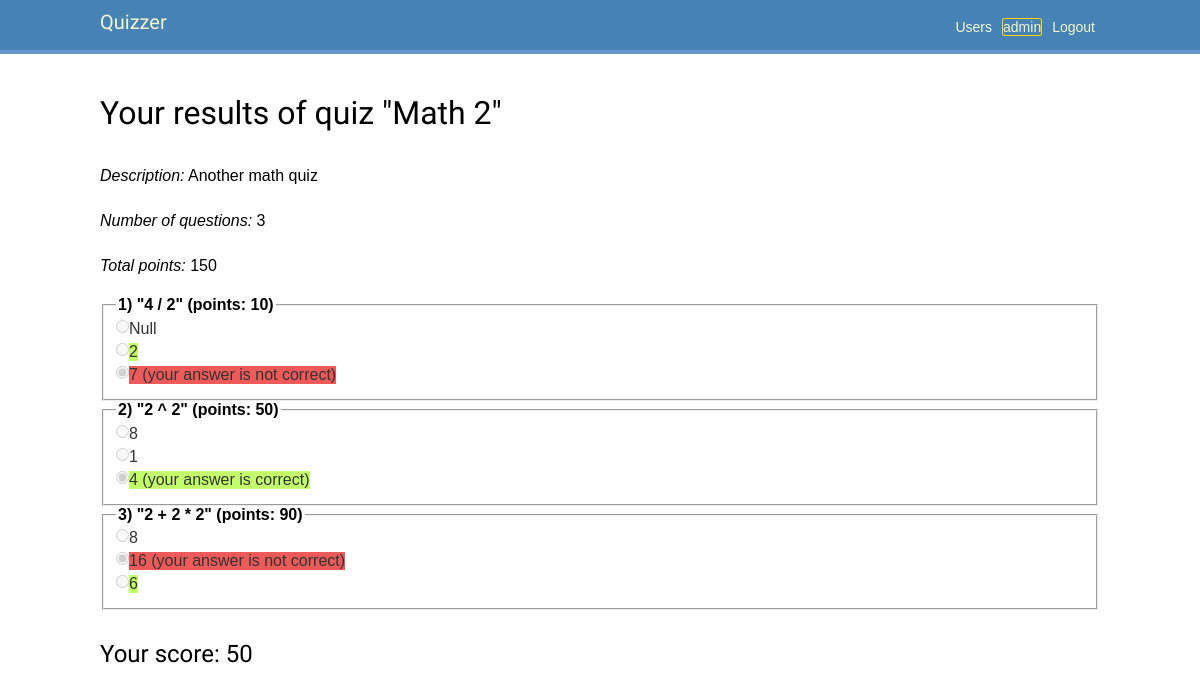
The app's page /quiz/2/ (signed in), older data.
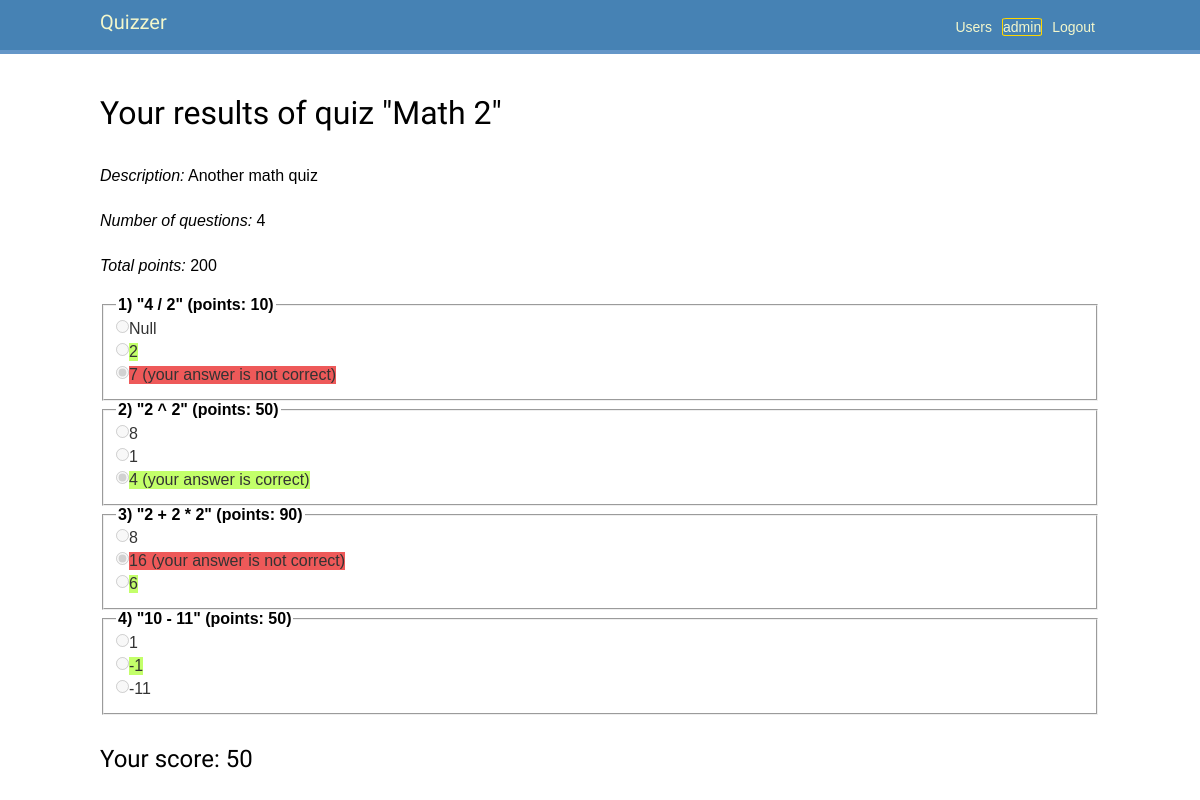
The same page, newer data.
### users/models.py (models this page shows, shortened)
class User(AbstractUser):
    balance = models.IntegerField(default=0)
    color = models.ForeignKey(to=Color, on_delete=models.CASCADE,
        related_name='users', null=True, blank=True)  # default= ?
    colors = models.ManyToManyField(Color)  # Need to add default (fabrik?)
    answers = models.ManyToManyField(Answer)
    def is_quiz_passed(self, quiz_id: int) -> bool:
        return self.answers.filter(question__quiz__id=quiz_id).count() > 0
    def score_for_quiz(self, quiz_id: int) -> int:
        return self.answers.filter(
            question__quiz__id=quiz_id,
            correctanswer__answer_id=models.F('id')  # the answer is correct
        ).aggregate(
            models.Sum('question__points')
        )['question__points__sum'] or 0  # get('question__points__sum', 0)
    def quiz_answers(self, quiz_id: int) -> list[Answer]:
        return [answer for answer in self.answers.filter(question__quiz__id=quiz_id)]

### quizzes/models.py (models this page shows, shortened)
class Quiz(models.Model):
    title = models.CharField(max_length=128)
    description = models.CharField(max_length=512)
    @property
    def points(self) -> int:
        return self.questions.aggregate(
            models.Sum('points')
        )['points__sum'] or 0
    @property
    def number_of_questions(self) -> int:
        return self.questions.count()

class Question(models.Model):
    text = models.CharField(max_length=512)
    quiz = models.ForeignKey(to=Quiz, on_delete=models.CASCADE,
                             related_name='questions')
    points = models.IntegerField(default=0)  # Amount of points for correct answer

class Answer(models.Model):
    text = models.CharField(max_length=512)
    question = models.ForeignKey(to=Question, on_delete=models.CASCADE,
                                 related_name='answers')
    @property
    def is_correct(self) -> bool:
        return self.id == self.question.correct_answer.answer.id

### quizzes/views.py (the view, shortened to what this page needs)
# urls.py: path('quiz/<int:pk>/', QuizView.as_view(), name='quiz'),
class QuizView(LoginRequiredMixin, DetailView):
    login_url = 'users:login'
    model = Quiz
    template_name = 'quizzes/quiz.html'
    def get_context_data(self, **kwargs: Any) -> dict[str, Any]:
        context = super().get_context_data(**kwargs)
        user = self.request.user
        is_passed = user.is_quiz_passed(self.object.id)
        context['is_passed'] = is_passed
        if is_passed:
            context['answers'] = user.quiz_answers(self.object.id)
            context['score'] = user.score_for_quiz(self.object.id)
        return context
    def get(self, request: HttpRequest, *args: Any, **kwargs: Any) -> HttpResponse:
        print('QuizView.get()')
        return super().get(request, *args, **kwargs)

### quizzes/templates/quizzes/quiz.html (shortened to what this page needs)
{% extends 'base.html' %}
{% block content %}
    <h1>
        {% if is_passed %}
            Your results of quiz "{{ object.title }}"
        {% else %}
            Quiz "{{ object.title }}"
        {% endif %}
    </h1>
    <p><i>Description:</i> {{ object.description }}</p>
    <p><i>Number of questions:</i> {{ object.number_of_questions }}</p>
    <p><i>Total points:</i> {{ object.points }}</p>
        {% for question in object.questions.all %}
            <fieldset {% if is_passed %}disabled{% endif %}>
                <legend><strong>
                    {{ forloop.counter }}) "{{ question.text }}" (points: {{ question.points }})
                </strong></legend>
                {% for answer in question.answers.all %}
                    <input
                        {% if is_passed and answer in answers %}
                            checked="checked"
                        {% endif %}
                        type="radio"
                        id="question{{ answer.id }}"
                        name="{{ question.id }}"
                        value="{{ answer.id }}">
                    <label
                        {% if is_passed and answer in answers and not answer.is_correct %}
                            style="background-color: rgb(238, 89, 89);"
                        {% endif %}
                        {% if is_passed and answer.is_correct %}
                            style="background-color: rgb(195, 255, 106);"
                        {% endif %}
                        for="question{{ answer.id }}"
                    >
                        {{ answer.text }}
                        {% if is_passed and answer in answers %}
                            (your answer is
                            {% if not answer.is_correct %}not{% endif %}
                            correct)
                        {% endif %}
                    </label>
                {% empty %}
                    There are no choises..
                {% endfor %}
            </fieldset>
        {% empty %}
            There are no questions yet..
        {% endfor %}
    {% if not is_passed %}
        <button type="submit" class="submit-button">Submit</button>
        </form>
    {% else %}
        <div><h2>
            Your score: {{ score }}
        </h2></div>
    {% endif %}
{% endblock %}

### users/templates/base.html (shortened to what this page needs)
{% load static %}
<!DOCTYPE html>
<html>
<head>
    <link href="{% static 'css/base.css' %}" rel="stylesheet">
</head>
<body>
    <div id="header">
        <span class="logo"><a href="{% url 'quizzes:quiz_list' %}">Quizzer</a></span>
        {% if request.user.is_authenticated %}
            <span class="user"><a href="{% url 'users:logout' %}"> Logout </a></span>
            <span class="user"><a
                href="{% url 'users:profile' request.user.id %}"
                style="
                    border-style: solid;
                    border-width: 1px;
                    border-radius: 10%;
                    border-color:{{ request.user.color.value }};"
            >
                {{ request.user.username }}
            </a></span>
        {% else %}
            <span class="user"><a href="{% url 'users:login' %}"> Login </a></span>
            <span class="user"><a href="{% url 'users:register' %}"> Register </a></span>
        {% endif %}
        <span class="user"><a href="{% url 'users:user_list' %}"> Users </a></span>
    </div>
    <div id="content">
        {% block content %}
        {% endblock %}
    </div>
</body>
</html>

### users/static/css/base.css (style rules this page uses)
body { margin:0; padding:0; font-family:helvetica, sans-serif; }
p { line-height: 1.8; }
a { color: steelblue; text-decoration:none; }
h1, h2, h3, h4, h5 , h6 { font-family: 'Muli', sans-serif; font-weight:normal; }
h1 { padding:0 0 10px 0; margin:10px 0 20px 0; }
h2 { margin:30px 0 20px; }
#header { padding:10px 100px; font-size:14px; background: steelblue; color:#fff; border-bottom:4px solid rgb(100, 150, 200); overflow:auto; }
#header .logo { font-family: 'Muli', sans-serif; float:left; color:#f3f7cc; font-size:20px; margin-right:10%; }
#header a { color:#f3f7cc; }
#header .user { float:right; padding-top:4px; margin: 5px; }
#content { padding:30px 100px; }
label { float:left; color:#333; margin-bottom:4px; }
input, textarea { clear:both; float:left; margin:0 0 10px; background:#efefef; border:0; padding:6px 10px; font-size:14px; }

Row changes from the older to the newer data that the page shows:
computed for Quiz "Math 2": number_of_questions "3" → "4"; points "150" → "200"
added Question: text "10 - 11", points "50"
added Answer: Answer.id "☐ 1", text "1", shown under "10 - 11"
added Answer: Answer.id "☐ -1", text "-1", shown under "10 - 11"
added Answer: Answer.id "☐ -11", text "-11", shown under "10 - 11"
